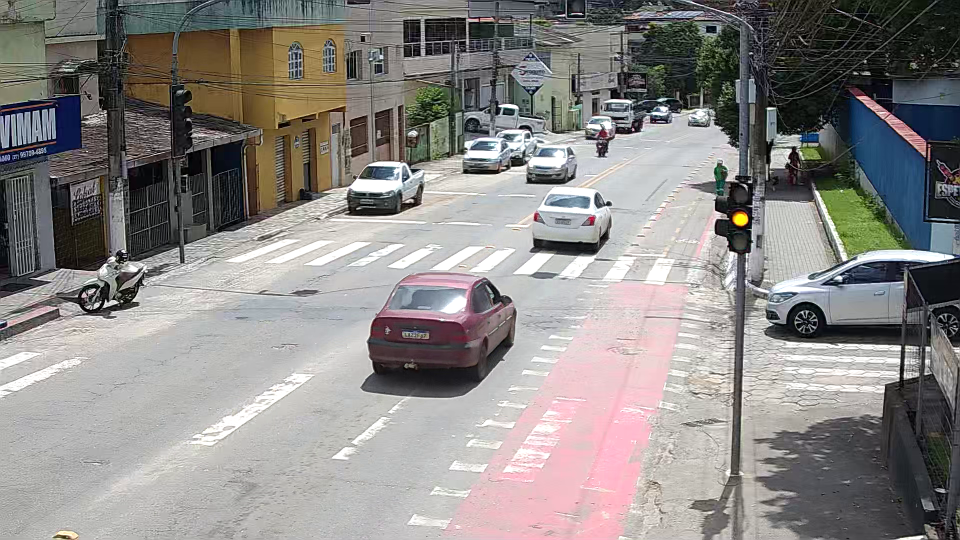
#> input picture yellow.png, 1920 x 1080 px (shown at 1/2 size)
$ python traffic_light.py
#> lines starting #> are read from the running program, lines starting #| are printed output that depends on the picture
#> further down, img is the input picture: shape (1080, 1920, 3); mean B, G, R 134.4, 136.3, 139.3
### geometry.py
from math import sqrt, fabs, pow, atan2, pi
from enum import Enum
from typing import List, Optional

class Point:
    def __init__(self, x: float, y: float) -> None:
        self.x = x
        self.y = y

    def distance(self, pt: "Point") -> float:
        return sqrt(pow(self.x-pt.x, 2) + pow(self.y-pt.y, 2))

    def distance_sq(self, pt: "Point") -> float:
        return pow(self.x-pt.x, 2) + pow(self.y-pt.y, 2)

    def distance_manhattan(self, pt: "Point") -> float:
        return abs(self.x - pt.x) + abs(self.y - pt.y)

    def angle(self, pt: "Point") -> float:
        return atan2(pt.y - self.y, pt.x - self.x)*180/pi

    def cross(self, pt: "Point") -> float:
        return self.x*pt.y - self.y*pt.x

    def norm(self) -> float:
        return sqrt(self.x*self.x + self.y*self.y)

    def to_cv(self) -> tuple:
        return (self.x, self.y)

    def to_cv_int(self) -> tuple:
        return (int(self.x), int(self.y))

    def to_image_coords(self, w: int, h: int) -> "Point":
        return Point(self.x*w, self.y*h)

    def __sub__(self, other: "Point") -> "Point":
        return Point(self.x - other.x, self.y-other.y)

    def __add__(self, other: "Point") -> "Point":
        return Point(self.x + other.x, self.y + other.y)

    def __mul__(self, other: float) -> "Point":
        return Point(self.x*other, self.y*other)

    def __truediv__(self, other: float) -> "Point":
        return Point(self.x/other, self.y/other)

    @property
    def xi(self) -> int:
        return int(self.x)

    @property
    def yi(self) -> int:
        return int(self.y)

    def __str__(self):
        return '{{x: {0}, y: {1}}}'.format(self.x, self.y)

    def __repr__(self):
        return self.__str__()

# [8 lines left out: function order_points, not called in this run]

class Line:
    def __init__(self, pt1: Point, pt2: Point) -> None:
        self.pt1 = pt1
        self.pt2 = pt2

    def equation(self, x: float) -> float:
        slope = (self.pt2.y - self.pt1.y)/(self.pt2.x - self.pt1.x)
        return slope*(x - self.pt1.x) + self.pt1.y

    def point_is_below(self, pt: Point) -> bool:
        return pt.y > self.equation(pt.x)

    def point_is_above(self, pt: Point) -> bool:
        return not self.point_is_below(pt)

    # [6 lines left out: function point_is_inside, not called in this run]

    def distance(self, pt: Point) -> float:
        return fabs((self.pt2.y - self.pt1.y)*pt.x - (self.pt2.x - self.pt1.x)*pt.y + self.pt2.x*self.pt1.y -
                    self.pt2.y*self.pt1.x)/sqrt(pow(self.pt2.y - self.pt1.y, 2) + pow(self.pt2.x - self.pt1.x, 2))

    def length(self) -> float:
        return self.pt1.distance(self.pt2)

    # [46 lines left out: functions intersection, segment_intersection, not called in this run]

    def to_image_coords(self, w: int, h: int) -> 'Line':
        return Line(self.pt1.to_image_coords(w, h), self.pt2.to_image_coords(w, h))

    def __str__(self):
        return 'pt1: {} pt2: {}'.format(self.pt1, self.pt2)

class Polygon:
    def __init__(self, points: List[Point]):
        self.points = points

    # [53 lines left out: functions clip, area, to_image_coords, not called in this run]

class Box:
    def __init__(self, pt1: Point, pt2: Point) -> None:
        self.pt1 = pt1
        self.pt2 = pt2

    # [33 lines left out: functions iou, width, height, largest_dim, center, not called in this run]

    @property
    def area(self) -> float:
        return self.width*self.height

    def distance(self, other: "Box") -> float:
        """Distância entre os centros de dois boxes."""
        return self.center.distance(other.center)

    # [11 lines left out: functions contains, to_polygon, not called in this run]

### traffic_light.py
from enum import Enum
import numpy as np
import cv2
from geometry import Box, Point

class LightState(Enum):
    RED = 0
    YELLOW = 1
    GREEN = 2

class TrafficLight:
    def __init__(self, red: Box, yellow: Box, green: Box) -> None:
        self.red = red
        self.yellow = yellow
        self.green = green

    def detect_state(self, image: np.array) -> LightState:
        img_h, img_w, _ = image.shape
#> img_h = 1080; img_w = 1920
        best_color = None
        best_v = 0

        for color, box in zip([LightState.RED, LightState.YELLOW, LightState.GREEN], [self.red, self.yellow, self.green]):
            print(img_w)
            print(img_h)
            x1 = int(box.pt1.x*img_w)
            x2 = int(box.pt2.x*img_w)
            y1 = int(box.pt1.y*img_h)
            y2 = int(box.pt2.y*img_h)
            print(x1, x2, y1, y2)
            region = image[y1:y2, x1:x2]
            hsv = cv2.cvtColor(region, cv2.COLOR_BGR2HSV)
            mean, _ = cv2.meanStdDev(hsv)

            if mean[2] > best_v:
                best_color = color
                best_v = mean[2]
#> this loop made 3 passes
#> (mean, best_v) on passes 1 to 2: ([121, 25.41, 51.66], [51.66]), ([32.95, 212.4, 185.3], [185.3])
#> mean on pass 3: [62.21, 35.18, 55.96]
#> pass 1, in detect_state, `region = image[y1:y2, x1:x2]`:
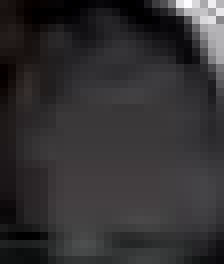
#> region: shape (33, 28, 3) (shown 8 times larger); mean B, G, R 50.3, 48.8, 50.8
#> pass 2, in detect_state, `region = image[y1:y2, x1:x2]`:
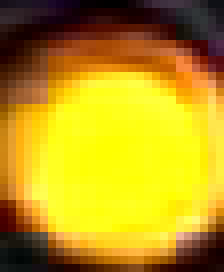
#> region: shape (34, 28, 3) (shown 8 times larger); mean B, G, R 25.5, 152.5, 185.1
#> after the loop: hsv: shape (30, 29, 3); mean H, S, V 62.2, 35.2, 56
#> after the loop:
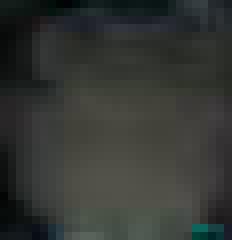
#> region: shape (30, 29, 3) (shown 8 times larger); mean B, G, R 51.4, 54.9, 52.4

        return best_color

if __name__ == '__main__':
    img = cv2.imread('yellow.png', cv2.IMREAD_COLOR)
    # [4 lines of commented-out code are left out]
    tl = TrafficLight(Box(Point(1466/1920, 372/1080), Point(1494/1920, 405/1080)), Box(Point(1466/1920, 419/1080), Point(1494/1920, 453/1080)), Box(Point(1464/1920, 468/1080), Point(1493/1920, 498/1080)))
    print(tl.detect_state(img))
#| LightState.YELLOW

$ run again, with green.png copied over yellow.png
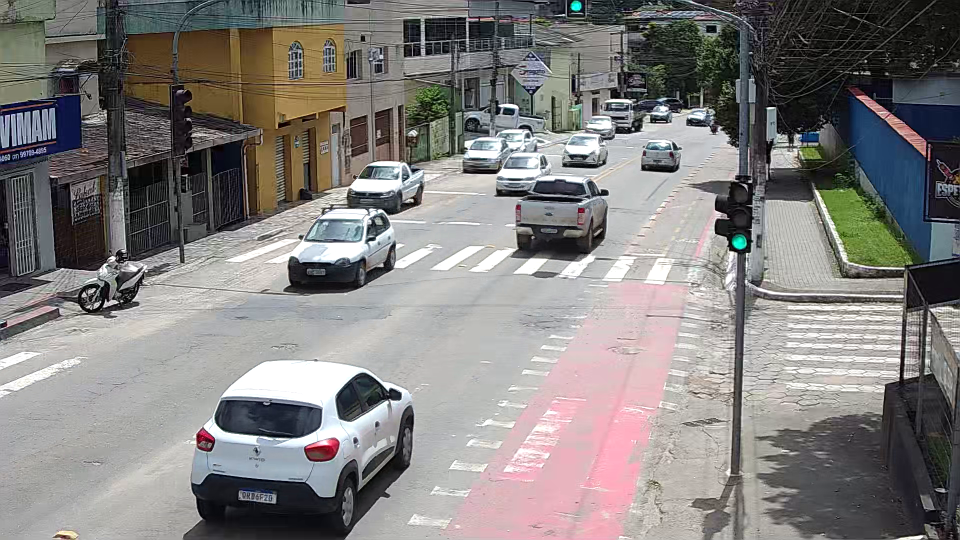
#> input picture green.png, 1920 x 1080 px (shown at 1/2 size)
#> img is the input picture: shape (1080, 1920, 3); mean B, G, R 126.5, 127.9, 130.6
#> the loop in detect_state, `for color, box in zip([LightState.RED, LightState.YELLOW, LightState.G..` made 3 passes
#> (mean, best_v) on passes 1, 3: ([101.8, 25.02, 45.57], [45.57]), ([87.13, 212.6, 166.9], [166.9])
#> pass 1, in detect_state, `region = image[y1:y2, x1:x2]`:
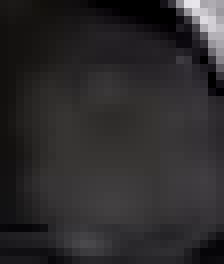
#> region: shape (33, 28, 3) (shown 8 times larger); mean B, G, R 44.1, 42.8, 44.9
#> after the loop in detect_state, `for color, box in zip([LightState.RED, LightState.YELLOW, LightState.G..`:
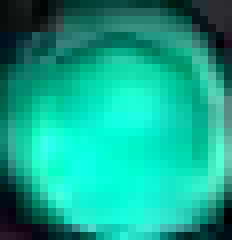
#> region: shape (30, 29, 3) (shown 8 times larger); mean B, G, R 141.4, 166.4, 20.4
#| LightState.GREEN

$ run again, with red.png copied over yellow.png
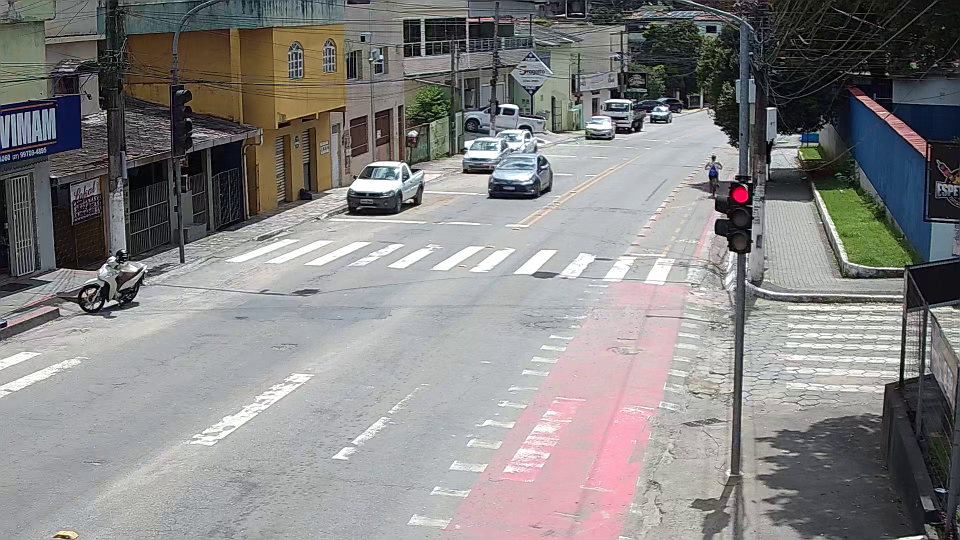
#> input picture red.png, 1920 x 1080 px (shown at 1/2 size)
#> img is the input picture: shape (1080, 1920, 3); mean B, G, R 131.4, 132, 133.5
#> the loop in detect_state, `for color, box in zip([LightState.RED, LightState.YELLOW, LightState.G..` made 3 passes
#> (mean, best_v) on pass 1: ([168.8, 230.5, 197.9], [197.9])
#> pass 1, in detect_state, `region = image[y1:y2, x1:x2]`:
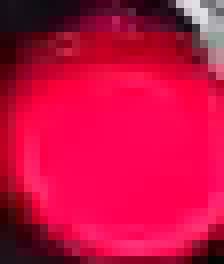
#> region: shape (33, 28, 3) (shown 8 times larger); mean B, G, R 66.7, 12.7, 197.7
#> after the loop in detect_state, `for color, box in zip([LightState.RED, LightState.YELLOW, LightState.G..`:
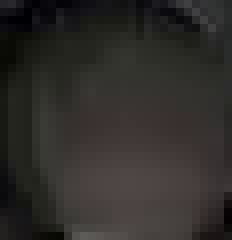
#> region: shape (30, 29, 3) (shown 8 times larger); mean B, G, R 42.5, 45, 47.7
#| LightState.RED
